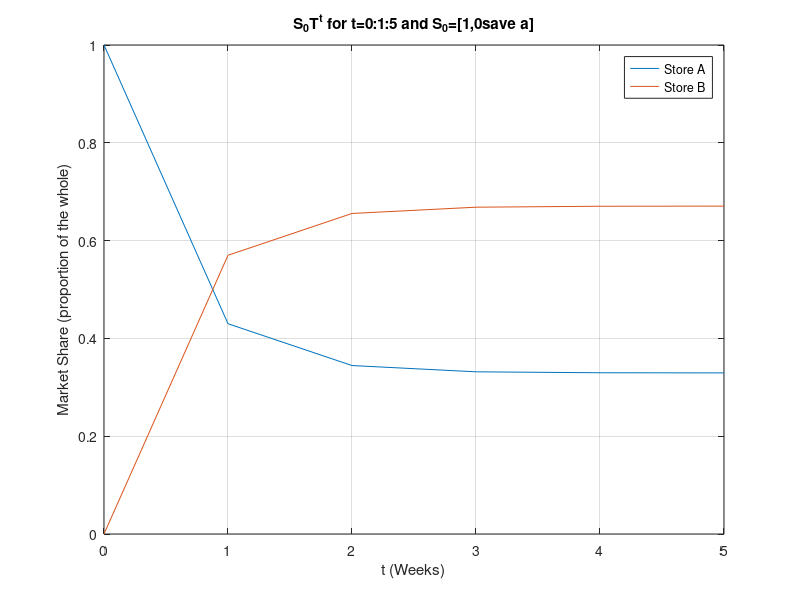

Write the MATLAB code that produced this figure.
S=[1,0];
T=[0.43,0.57;0.28,0.72];

maxWeeks=5;

a=zeros(maxWeeks+1,2);
a(1,:)=S;

for weeks=1:1:maxWeeks;
  ST=S*T;
  a(weeks+1,:)=ST;
  S=ST;
endfor

t=[0:1:maxWeeks];
plot (t',a)
xlabel("t (Weeks)")
ylabel("Market Share (proportion of the whole)")
axis([0 maxWeeks 0.0 1])
grid on
legend("Store A","Store B")
title("S_0T^t for t=0:1:5 and S_0=[1,0save a]")


